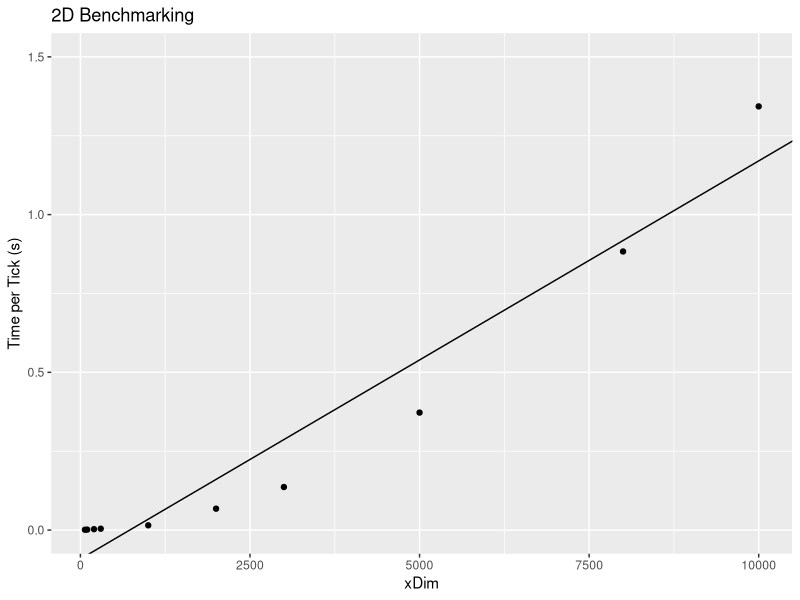
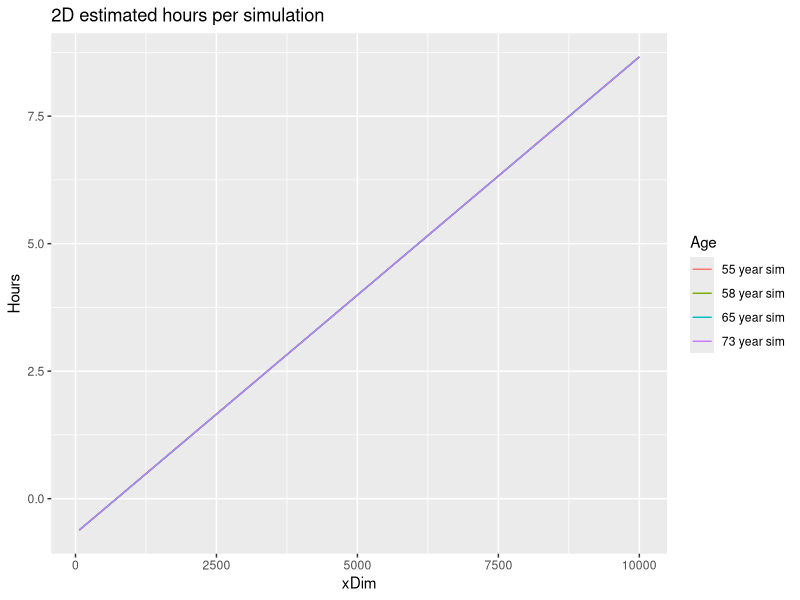
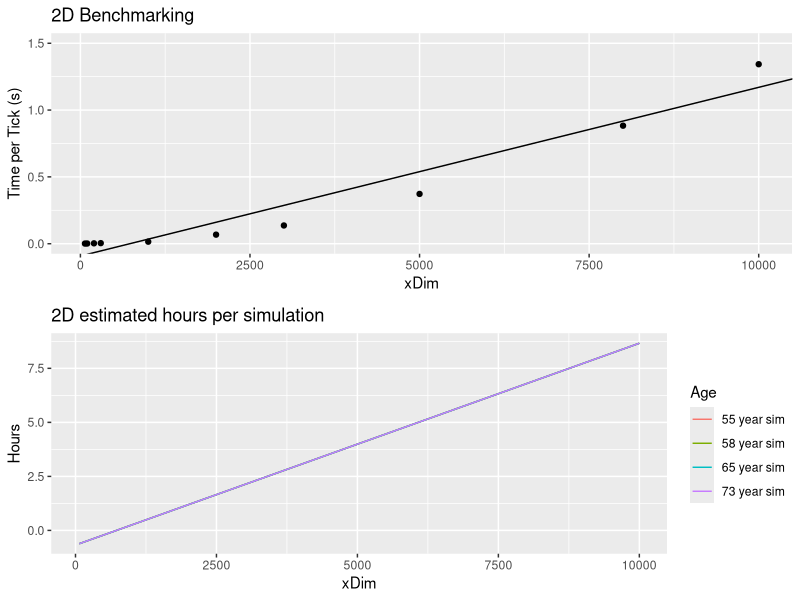

R code for these plots, in order:
library(ggplot2)
library(gridExtra)

GetLine <- function(df){

  return(fit)
}

#BenchMarking
twoD <- c(67,0.780,100,1.061,200,2.100,300,3.148,1000,10.997,2000,49.485,3000,99.625,5000,271.884,8000,644.676,10000,980.436)
twoDF <- as.data.frame(matrix(NA,nrow=0,ncol=2))
colnames(twoDF) <- c("Size","Time")
for(i in seq(1,length(twoD),by=2)){
  print(i)
  tmp <- data.frame(Size=twoD[i], Time=twoD[i+1]/(365*2))
  twoDF <- rbind(twoDF,tmp)
}

fit <- lm(Time~Size,twoDF)
line <- function(x){
  t <- 73*365
  y <- 0.0001262*x-0.0916710
  return(y*t / 60 / 60)
}

test <- sapply(twoDF$Size, FUN="line")

dfRuns <- data.frame(Size=twoDF$Size, Time=sapply(twoDF$Size, FUN="line"), Age="65 year sim")
dfRuns2 <- data.frame(Size=twoDF$Size, Time=sapply(twoDF$Size, FUN="line"), Age="55 year sim")
dfRuns3 <- data.frame(Size=twoDF$Size, Time=sapply(twoDF$Size, FUN="line"), Age="58 year sim")
dfRuns4 <- data.frame(Size=twoDF$Size, Time=sapply(twoDF$Size, FUN="line"), Age="73 year sim")
dfRuns <- rbind(dfRuns,dfRuns2,dfRuns3,dfRuns4,dfRuns)

p1 <- ggplot(twoDF, aes(x=Size, y=Time)) + geom_point() +
  geom_abline(intercept=-0.0916710, slope=0.0001262) +
  ggtitle("2D Benchmarking") + xlab("xDim") + ylab("Time per Tick (s)") + ylim(0.0,1.5)
p1


p2 <- ggplot(dfRuns, aes(x=Size, y=Time, colour=Age)) + geom_line() + ggtitle("2D estimated hours per simulation") + xlab("xDim") + ylab("Hours")
p2

p3 <- arrangeGrob(p1, p2, ncol=1, nrow=2)
do.call("grid.arrange", p3)

